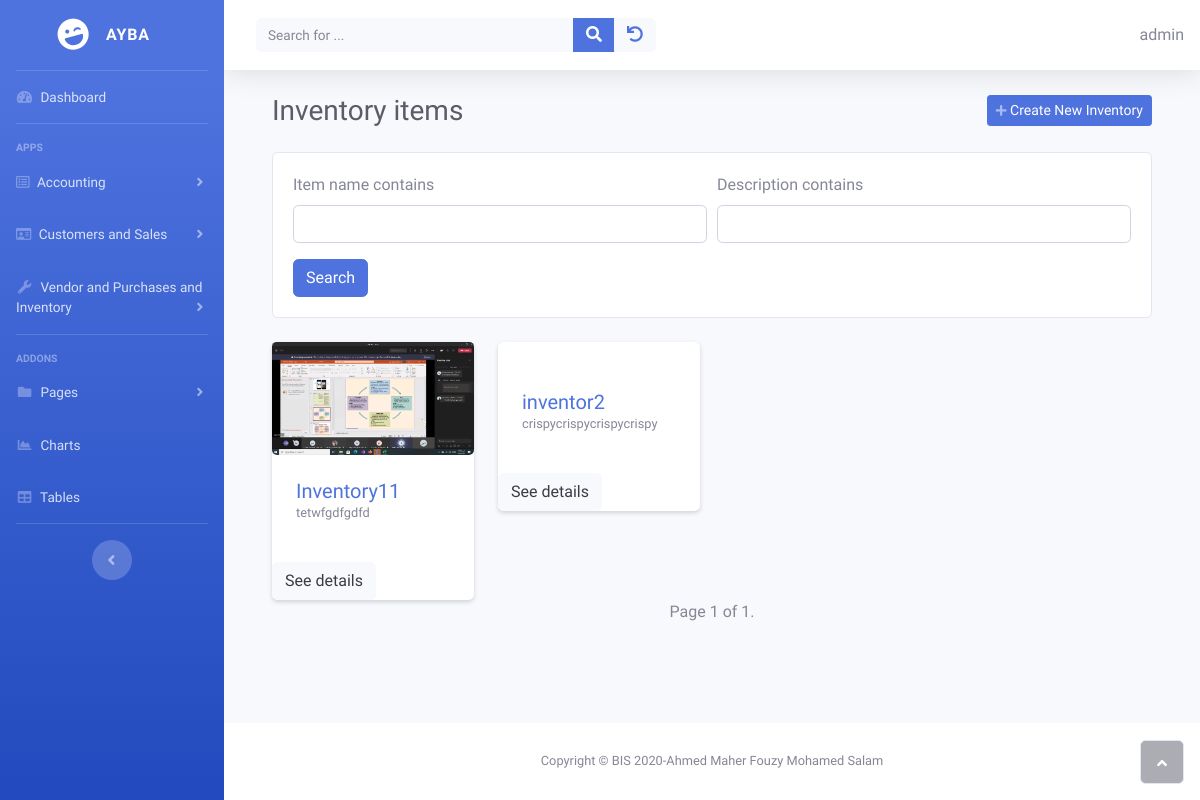
Page /inventory/list_inventory (signed in) on the committed database.
### inventory/models.py (models this page shows, shortened)
class Inventory(models.Model):
    owner = models.ForeignKey(get_user_model(), on_delete=models.CASCADE)
    item_name = models.CharField(max_length=250)
    description = models.TextField(
        null= True,
        blank= True
    )
    general_ledeger_account = models.ForeignKey('sole_proprietorship.Accounts',on_delete=models.CASCADE)

class InventoryImag(models.Model):
    class Meta:
        verbose_name = 'Inventory Image'
        verbose_name_plural = 'Inventory Images'
    inventory  = models.ForeignKey(Inventory , on_delete=models.CASCADE , related_name="imgs" )
    img = models.ImageField(upload_to=inventory_imag_directory_path,
                                null=True,
                                blank=True,
                                editable=True,
                                help_text="Inventory image")

### inventory/views.py (the view)
# urls.py: path('list_inventory' , views.ListInventoryView.as_view() , name="list_inventory") ,
class ListInventoryView(LoginRequiredMixin, FilterContextMixin, FilterView):
    model = Inventory
    template_name = "inventory/inventory_list.html"
    paginate_by = 20
    ordering = ['item_name']
    filterset_class = InventoryFilter
    helper = InventoryFilterHelper()
    def get_queryset(self):
        qs = super().get_queryset().prefetch_related('imgs').filter(owner= self.request.user)
        return qs

### inventory/views.py (called while the page is built)
    def get_context_data(self, **kwargs):
        ctx = super().get_context_data(**kwargs)
        ctx['helper'] = self.helper
        return ctx

### inventory/templates/inventory/inventory_list.html
{% extends 'home/base.html' %}
{% block content %}
<div class="container">
    <div class="d-sm-flex justify-content-between align-items-center mb-4">
        <h3 class="text-dark mb-0">Inventory items</h3><a class="btn btn-primary btn-sm d-none d-sm-inline-block" role="button" href="{% url 'inventory:create_inventory'%}"><i class="fa fa-plus fa-sm text-white-50"></i>&nbsp;Create New Inventory</a>
    </div>
    {% include 'home/filter_form.html' %}
    {% if inventory_list %}
        <div class="row">
        {% for inventory in inventory_list %}
            {% if forloop.counter0|divisibleby:"4" %}
                </div><br><div class="row">
            {% endif %}
            <div class="col-lg-3 col-md-6 mb-4 mb-lg-0">
            <div class="card shadow-sm border-0 rounded">
                <div class="card-body p-0">
                    {% if inventory.imgs.all.0.img.url %}
                        <img src="{{inventory.imgs.all.0.img.url}}" alt="" class="w-100 card-img-top">
                    {% else %}
                        <img src="https://www.allianceplast.com/wp-content/uploads/2017/11/no-image.png" alt="" class="w-100 card-img-top">
                    {% endif %}
                    <div class="p-4">
                        <h5 class="mb-0"> <a href="{% url "inventory:detail_inventory" inventory.id %}">{{ inventory.item_name }}</a></h5>
                        <p class="small text-muted">{{ inventory.description|truncatechars:75 }}</p>
                    </div>
                  <div><a class="btn btn-light" href="{% url "inventory:detail_inventory" inventory.id %}" target="blank">See details</a></div>
                </div>
            </div>
        </div>
        {% endfor %}
    {% else %}
        <p>There is no inventory item in the database yet.</p>
    {% endif %}
        </div>
</div>
{% load sole_proprietorship_extras %}
{% include 'home/pagination.html' %}
{% endblock %}

### home/templates/home/base.html (shortened to what this page needs)
{% load static%}
<!DOCTYPE html>
<html>
<head>
    <link rel="stylesheet" href="{% static 'home/bootstrap/css/bootstrap.min.css' %}">
    <link rel="stylesheet" href="{% static 'home/css/styles.min.css' %}">
    <link rel="stylesheet" href="https://use.fontawesome.com/releases/v5.12.0/css/all.css">
</head>
<body id="page-top">
    <div id="wrapper">
       {% include 'home/sidebar.html' %}
        <div class="d-flex flex-column" id="content-wrapper">
            <div id="content">
                <nav class="navbar navbar-light navbar-expand bg-white shadow mb-4 topbar static-top">
                    <div class="container-fluid"><button class="btn btn-link d-md-none rounded-circle mr-3" id="sidebarToggleTop" type="button"></button>
                        <div class="form-inline d-none d-sm-inline-block mr-auto ml-md-3 my-2 my-md-0 mw-100 navbar-search">
                            <div class="input-group"><input id="search" class="bg-light form-control border-0 small" type="text" placeholder="Search for ..." name="search"   {% if search %} value="{{ search }}" {% endif %}>
                                <div class="input-group-append"><button id= "search-btn" class="btn btn-primary py-0" ><i class="fas fa-search"></i></button></div>
                                <div class="input-group-append"><button class="btn btn-light py-0" type="button"><a href="{% url 'projects:home' %}"><i class="fa fa-undo"></i></a></button></div>
                            </div>
                        </div>
                        <div>
                            {{ user.username }}
                        </div>
                    </div>
                </nav>
                <div class="container">
                    <div id="ajax">
                    {% block content %}{% endblock%}
                    </div>
                </div>
            </div>
            <footer class="bg-white sticky-footer">
                <div class="container my-auto">
                    <div class="text-center my-auto copyright"><span>Copyright © BIS 2020-Ahmed Maher Fouzy Mohamed Salam</span></div>
                </div>
            </footer>
        </div><a class="border rounded d-inline scroll-to-top" href="#page-top"><i class="fas fa-angle-up"></i></a></div>
</body>
</html>

### rows in the picture
Inventory: imgs.all.0.img (picture), item_name "Inventory11", description "tetwfgdfgdfd"
Inventory: item_name "inventor2", description "crispycrispycrispycrispy"

### other values in the picture
{{ user.username }} "admin"
{{ page_obj.number }} "1"
{{ page_obj.paginator.num_pages }} "1"
